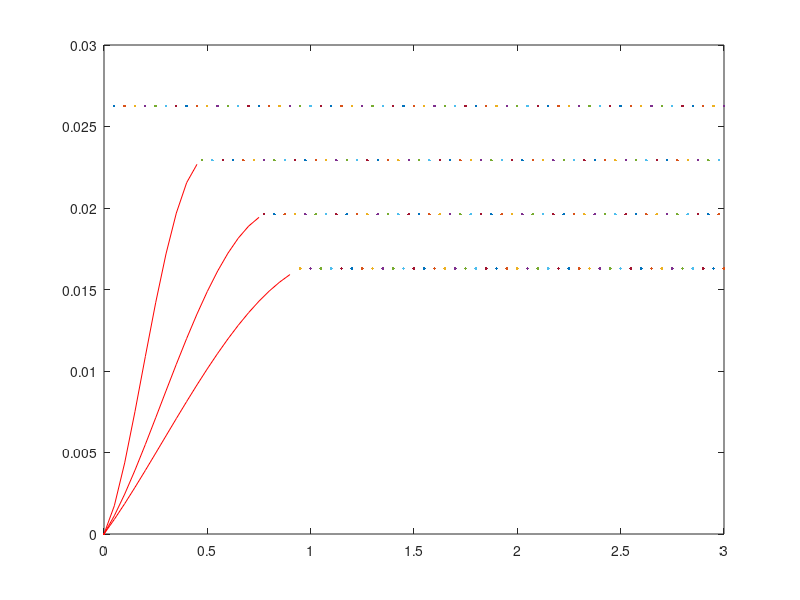

MATLAB code for this plot:
L =     100e-6;
C =     470e-6;
fs =    10000;
Vin =   24;
Vout =  12;
Iout =  6;

fc =    1/(2*pi*sqrt(L*C));
Ilb_max =   Vin/(8*L*fs);


x =     Iout/Ilb_max

% Die boudary Formel geht von CCM aus, deshalb hier d=Vout/Vin
d =     Vout/Vin;
boundary =  4*(1-d)*d
if (x < boundary)       %DCM
    d =     sqrt(0.25*x*1/(Vin/Vout-1))
    epsilon =   1/(4*d)*x
    delta_Vout_rel_dcm =    pi^2/(2*d).*x.*(1-(d*d+0.25.*x)/(2*d)).^2.*(d+1/(4*d).*x)*(fc/fs)^2
else                    %CCM
    d =     Vout/Vin;
    delta_Vout_rel_ccm =    pi^2/2*(1-d)*(fc/fs)^2
end

for d=0.0125:0.125:0.5
    x_grenze =  4*(1-d)*d;
    x =     (0:0.05:x_grenze);
    delta_Vout_rel =    pi^2/(2*d).*x.*(1-(d*d+0.25.*x)/(2*d)).^2.*(d+1/(4*d).*x)*(fc/fs)^2;
    plot(x,delta_Vout_rel,'r');
    hold on;
    test=pi^2/2*(1-d)*(fc/fs)^2;
    %plot(x,test,'g');
    x =     (x_grenze:0.05:3)';
    plot(x,pi^2/2*(1-d)*(fc/fs)^2);
end
% %figure;
